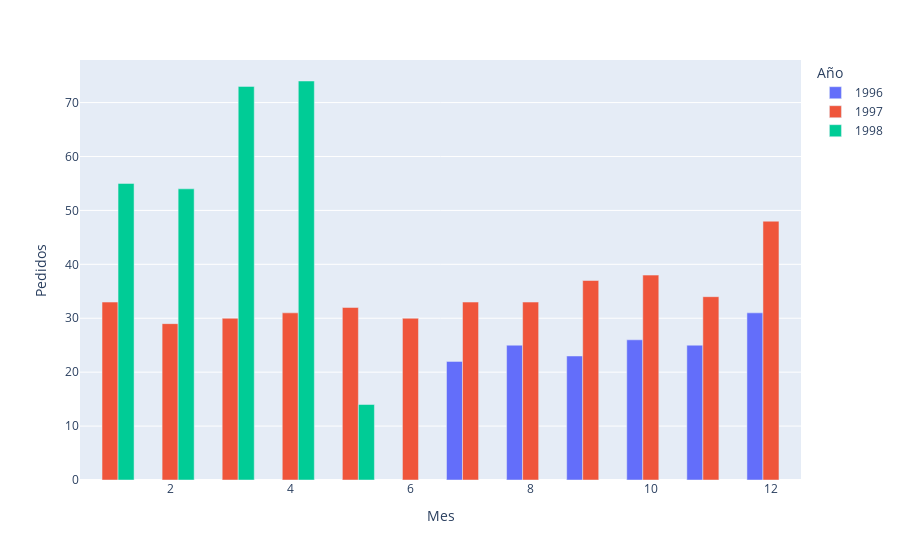

Notebook code cell kept with this figure:
### Code cell
fig = px.bar(pedidos_tiempo, x="Mes", y="Pedidos", color="Año", barmode="group")
fig.show()

### Figure 1 — Plotly figure (JSON) as saved in the notebook; plotly's stock layout.template omitted (floating-point values rounded to 4 significant figures)
{"data": [{"alignmentgroup": "True", "hovertemplate": "Año=1996<br>Mes=%{x}<br>Pedidos=%{y}<extra></extra>", "legendgroup": "1996", "marker": {"color": "#636efa", "pattern": {"shape": ""}}, "name": "1996", "offsetgroup": "1996", "orientation": "v", "showlegend": true, "textposition": "auto", "type": "bar", "x": [7, 8, 9, 10, 11, 12], "xaxis": "x", "y": [22, 25, 23, 26, 25, 31], "yaxis": "y"}, {"alignmentgroup": "True", "hovertemplate": "Año=1997<br>Mes=%{x}<br>Pedidos=%{y}<extra></extra>", "legendgroup": "1997", "marker": {"color": "#EF553B", "pattern": {"shape": ""}}, "name": "1997", "offsetgroup": "1997", "orientation": "v", "showlegend": true, "textposition": "auto", "type": "bar", "x": [1, 2, 3, 4, 5, 6, 7, 8, 9, 10, 11, 12], "xaxis": "x", "y": [33, 29, 30, 31, 32, 30, 33, 33, 37, 38, 34, 48], "yaxis": "y"}, {"alignmentgroup": "True", "hovertemplate": "Año=1998<br>Mes=%{x}<br>Pedidos=%{y}<extra></extra>", "legendgroup": "1998", "marker": {"color": "#00cc96", "pattern": {"shape": ""}}, "name": "1998", "offsetgroup": "1998", "orientation": "v", "showlegend": true, "textposition": "auto", "type": "bar", "x": [1, 2, 3, 4, 5], "xaxis": "x", "y": [55, 54, 73, 74, 14], "yaxis": "y"}], "layout": {"barmode": "group", "legend": {"title": {"text": "Año"}, "tracegroupgap": 0}, "margin": {"t": 60}, "xaxis": {"anchor": "y", "domain": [0, 1], "title": {"text": "Mes"}}, "yaxis": {"anchor": "x", "domain": [0, 1], "title": {"text": "Pedidos"}}}}
